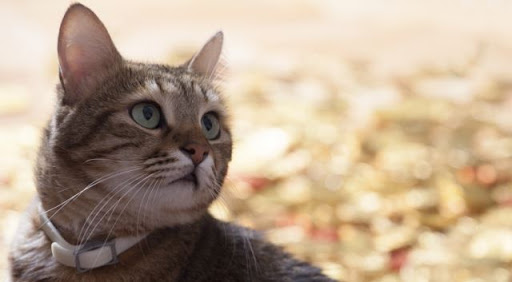
#> input picture Lecture/ICT/img/cat.jpg, 512 x 282 px
$ python 1214.py
#> lines starting #> are read from the running program, lines starting #| are printed output that depends on the picture; after the words box and inside, x2 and y2 are one past the last pixel; in counts of white or black regions, pixels touching at a corner belong together; pictures that were not available may be replaced by others from this repository, and a replacement may not be noted
import cv2 as cv


img1_path = "img/cat.jpg"
img2_path = "img/dog.jpg"

original_img1 = cv.imread(img1_path)
#> original_img1 is the input picture: shape (282, 512, 3); mean B, G, R 144.3, 166.2, 186.7
original_img2 = cv.imread(img2_path)
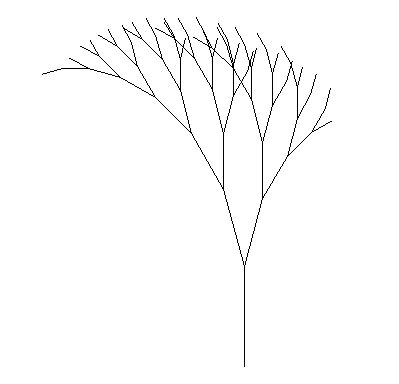
#> input picture Lecture/ICT/img/branch_fig.PNG, 399 x 384 px, given in place of dog.jpg, which was not available
#> original_img2 is the input picture: shape (384, 399, 3); 98.6% white; black in thin lines or dots, all inside (x1, y1, x2, y2) = (42, 17, 332, 367)

original_img1 = cv.resize(original_img1, dsize=(640, 480), interpolation=cv.INTER_AREA)
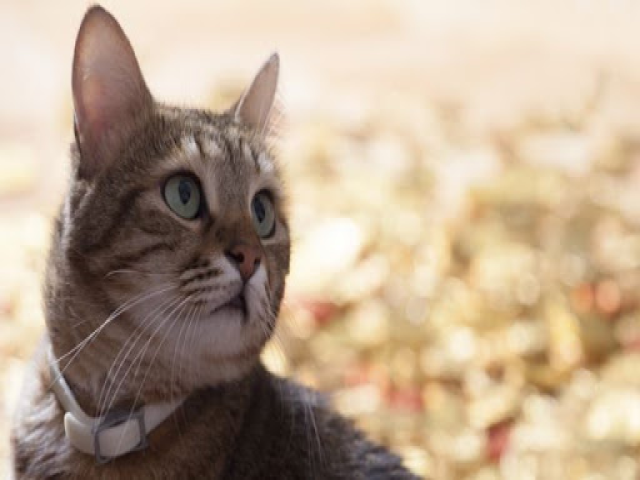
#> original_img1: shape (480, 640, 3); mean B, G, R 144.3, 166.2, 186.6
original_img2 = cv.resize(original_img2, dsize=(640, 480), interpolation=cv.INTER_AREA)
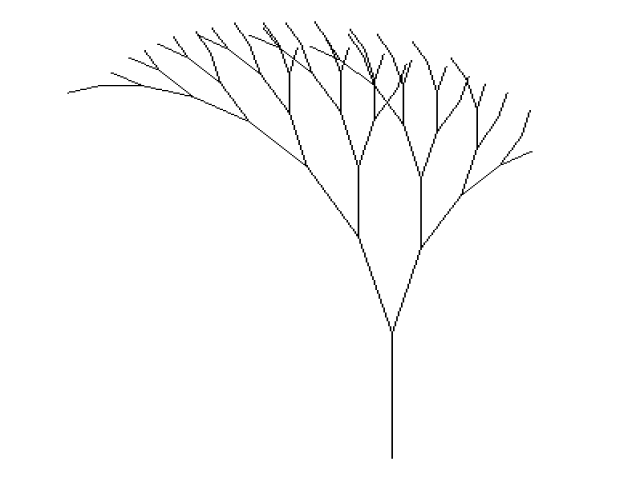
#> original_img2: shape (480, 640, 3); min 0, max 255, mean 251.4

# 변환 처리: 이미지 덧셈/곱셈
alpha = 0.6
beta = 0.7

# add_img1 = original_img1 + original_img2
add_img1 = cv.add(original_img1, original_img2)
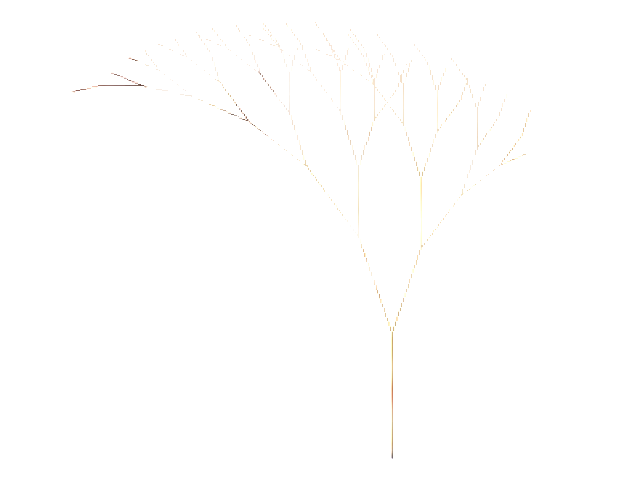
#> add_img1: shape (480, 640, 3); mean B, G, R 254.6, 254.8, 254.9
# add_img2 = original_img1 * 0.5 + original_img2 * 0.5
add_img2 = cv.add(original_img1 * 0.5, original_img2 * 0.5)
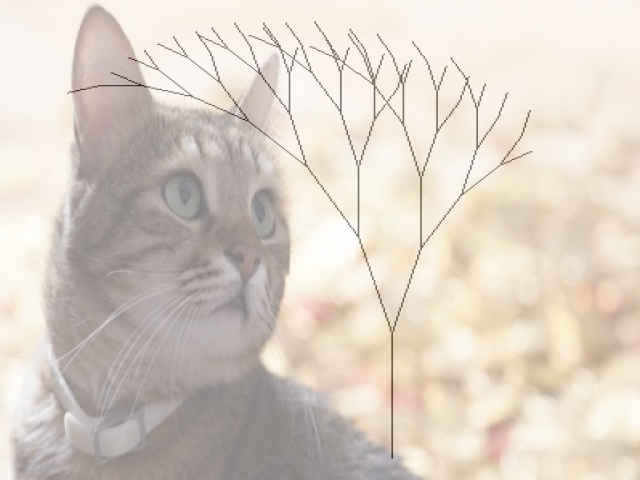
#> add_img2: shape (480, 640, 3) float64; mean B, G, R 197.8, 208.8, 219
add_img3 = original_img1 * alpha + original_img2 * (1-alpha)
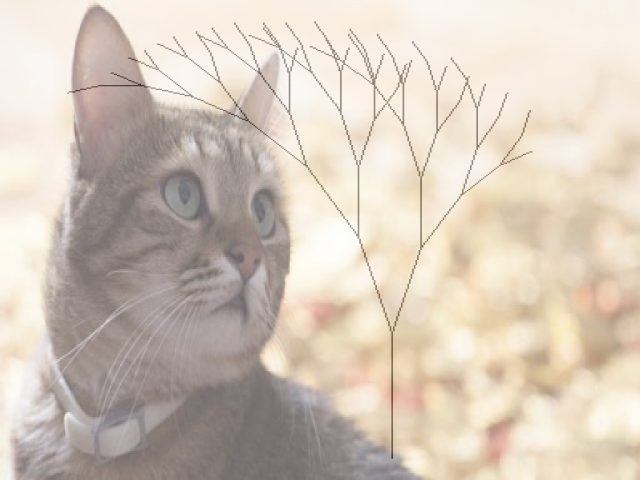
#> add_img3: shape (480, 640, 3) float64; mean B, G, R 187.1, 200.3, 212.5
add_img4 = cv.addWeighted(original_img1, alpha, original_img2, beta, 0.0)
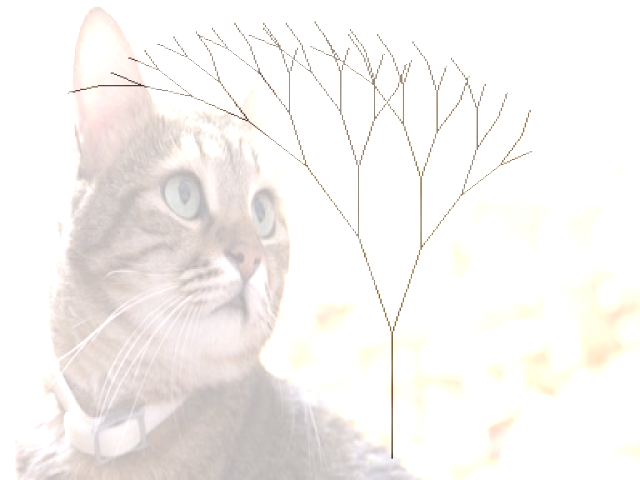
#> add_img4: shape (480, 640, 3); mean B, G, R 240.7, 242.9, 246.1


cv.imshow('Original', original_img1)
cv.imshow('Original', original_img2)
cv.imshow('Add', add_img1)
cv.imshow('Add 50%', add_img2)
cv.imshow('Add 60:40', add_img3)
cv.imshow('Add Weighted 60:70', add_img4)


cv.waitKey(0)
cv.destroyAllWindows()
